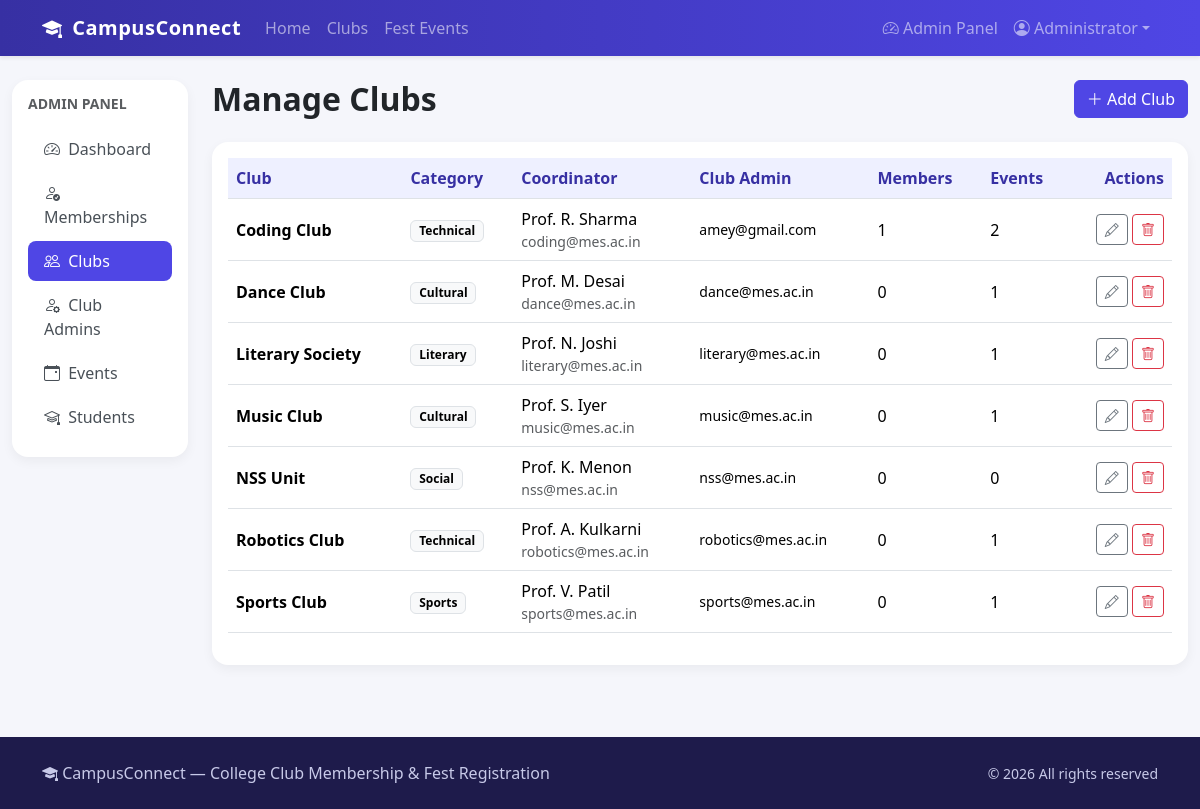
Page /admin/clubs (signed in) on the committed database.
### tables this page shows
CREATE TABLE "users" (
    id            INTEGER PRIMARY KEY AUTOINCREMENT,
    name          TEXT    NOT NULL,
    email         TEXT    NOT NULL UNIQUE,
    password_hash TEXT    NOT NULL,
    roll_no       TEXT,
    department    TEXT,
    year          TEXT,
    phone         TEXT,
    role          TEXT    NOT NULL DEFAULT 'student' CHECK (role IN ('student', 'admin', 'club_admin')),
    club_id       INTEGER REFERENCES clubs(id) ON DELETE CASCADE,    created_at    TEXT    NOT NULL DEFAULT CURRENT_TIMESTAMP
);

CREATE TABLE clubs (
    id            INTEGER PRIMARY KEY AUTOINCREMENT,
    name          TEXT    NOT NULL UNIQUE,
    category      TEXT    NOT NULL,
    description   TEXT    NOT NULL,
    coordinator   TEXT,
    contact_email TEXT,
    created_at    TEXT    NOT NULL DEFAULT CURRENT_TIMESTAMP
);

### app.py (the view)
@app.route("/admin/clubs")
@admin_required
def admin_clubs():
    rows = get_db().execute(
        """SELECT c.*,
                  (SELECT COUNT(*) FROM memberships m WHERE m.club_id = c.id AND m.status = 'approved') AS member_count,
                  (SELECT COUNT(*) FROM events e WHERE e.club_id = c.id) AS event_count,
                  (SELECT GROUP_CONCAT(u.email, ', ') FROM users u
                   WHERE u.club_id = c.id AND u.role = 'club_admin') AS admin_emails
           FROM clubs c ORDER BY c.name"""
    ).fetchall()
    return render_template("admin/clubs.html", clubs=rows)

### app.py (called while the page is built)
def get_db():
    if "db" not in g:
        g.db = sqlite3.connect(DATABASE)
        g.db.row_factory = sqlite3.Row
        g.db.execute("PRAGMA foreign_keys = ON")
    return g.db

@app.before_request
def load_user():
    user_id = session.get("user_id")
    g.user = None
    g.club = None
    if user_id is not None:
        db = get_db()
        g.user = db.execute("SELECT * FROM users WHERE id = ?", (user_id,)).fetchone()
        if g.user is not None and g.user["role"] == "club_admin":
            g.club = db.execute("SELECT * FROM clubs WHERE id = ?", (g.user["club_id"],)).fetchone()

def current_portal():
    user = g.get("user")
    return "club_admin" if user is not None and user["role"] == "club_admin" else "admin"

@app.context_processor
def inject_globals():
    return {
        "user": g.get("user"),
        "my_club": g.get("club"),
        "portal": current_portal(),
        "category_icons": CATEGORY_ICONS,
        "today": date.today().isoformat(),
    }

def login_required(view):
    @wraps(view)
    def wrapped(*args, **kwargs):
        if g.user is None:
            flash("Please log in to continue.", "warning")
            return redirect(url_for("login", next=request.path))
        return view(*args, **kwargs)
    return wrapped

def admin_required(view):
    @wraps(view)
    @login_required
    def wrapped(*args, **kwargs):
        if g.user["role"] != "admin":
            abort(403)
        return view(*args, **kwargs)
    return wrapped

### templates/admin/clubs.html (shortened to what this page needs)
{% extends "admin/layout.html" %}
{% block admin_content %}
<div class="d-flex justify-content-between align-items-center mb-4">
    <h2 class="fw-bold mb-0">Manage Clubs</h2>
    <a href="{{ url_for('admin_club_form') }}" class="btn btn-brand"><i class="bi bi-plus-lg"></i> Add Club</a>
</div>
<div class="card hover-card">
    <div class="card-body table-responsive">
        <table class="table align-middle">
            <thead><tr><th>Club</th><th>Category</th><th>Coordinator</th><th>Club Admin</th><th>Members</th><th>Events</th><th class="text-end">Actions</th></tr></thead>
            <tbody>
            {% for c in clubs %}
                <tr>
                    <td><a href="{{ url_for('club_detail', club_id=c.id) }}" class="fw-semibold text-decoration-none text-reset">{{ c.name }}</a></td>
                    <td><span class="badge text-bg-light border">{{ c.category }}</span></td>
                    <td>{{ c.coordinator or '-' }}<div class="small text-muted">{{ c.contact_email or '' }}</div></td>
                    <td class="small">
                        {% if c.admin_emails %}{{ c.admin_emails }}
                        {% else %}<a href="{{ url_for('admin_club_admins', club_id=c.id) }}" class="text-brand">+ Add admin</a>{% endif %}
                    </td>
                    <td>{{ c.member_count }}</td>
                    <td>{{ c.event_count }}</td>
                    <td class="text-end text-nowrap">
                        <a href="{{ url_for('admin_club_form', club_id=c.id) }}" class="btn btn-sm btn-outline-secondary"><i class="bi bi-pencil"></i></a>
                        <form method="post" action="{{ url_for('admin_delete_club', club_id=c.id) }}" class="d-inline"
                              data-confirm="Delete {{ c.name }}? All its memberships will also be removed.">
                            <button class="btn btn-sm btn-outline-danger"><i class="bi bi-trash"></i></button>
                        </form>
                    </td>
                </tr>
            {% else %}
                <tr><td colspan="7" class="text-center text-muted py-4">No clubs yet</td></tr>
            {% endfor %}
            </tbody>
        </table>
    </div>
</div>
{% endblock %}

### templates/base.html (shortened to what this page needs)
<!doctype html>
<html lang="en">
<head>
    <link href="https://cdn.jsdelivr.net/npm/bootstrap@5.3.3/dist/css/bootstrap.min.css" rel="stylesheet">
    <link href="https://cdn.jsdelivr.net/npm/bootstrap-icons@1.11.3/font/bootstrap-icons.min.css" rel="stylesheet">
    <link href="{{ url_for('static', filename='css/style.css') }}" rel="stylesheet">
</head>
<body class="d-flex flex-column min-vh-100">
<nav class="navbar navbar-expand-lg navbar-dark bg-brand shadow-sm sticky-top">
    <div class="container">
        <a class="navbar-brand" href="{{ url_for('index') }}"><i class="bi bi-mortarboard-fill me-1"></i> CampusConnect</a>
        <div class="collapse navbar-collapse" id="mainNav">
            <ul class="navbar-nav me-auto">
                <li class="nav-item"><a class="nav-link {% if request.endpoint == 'index' %}active{% endif %}" href="{{ url_for('index') }}">Home</a></li>
                <li class="nav-item"><a class="nav-link {% if request.endpoint in ['clubs', 'club_detail'] %}active{% endif %}" href="{{ url_for('clubs') }}">Clubs</a></li>
                <li class="nav-item"><a class="nav-link {% if request.endpoint in ['events', 'event_detail'] %}active{% endif %}" href="{{ url_for('events') }}">Fest Events</a></li>
            </ul>
            <ul class="navbar-nav">
                {% if user %}
                    {% if user.role == 'admin' %}
                        <li class="nav-item"><a class="nav-link" href="{{ url_for('admin_dashboard') }}"><i class="bi bi-speedometer2"></i> Admin Panel</a></li>
                    {% elif user.role == 'club_admin' %}
                        <li class="nav-item"><a class="nav-link" href="{{ url_for('club_admin_dashboard') }}"><i class="bi bi-speedometer2"></i> Club Portal</a></li>
                    {% else %}
                        <li class="nav-item"><a class="nav-link" href="{{ url_for('dashboard') }}"><i class="bi bi-grid"></i> My Dashboard</a></li>
                    {% endif %}
                    <li class="nav-item dropdown">
                        <a class="nav-link dropdown-toggle" href="#" data-bs-toggle="dropdown"><i class="bi bi-person-circle"></i> {{ user.name.split()[0] }}</a>
                    </li>
                {% else %}
                    <li class="nav-item"><a class="nav-link" href="{{ url_for('login') }}">Login</a></li>
                    <li class="nav-item"><a class="btn btn-light btn-sm ms-lg-2 mt-1" href="{{ url_for('register') }}">Register</a></li>
                {% endif %}
            </ul>
        </div>
    </div>
</nav>
<main class="flex-grow-1">
    {% block content %}{% endblock %}
</main>
<footer class="py-4 mt-5">
    <div class="container d-flex flex-column flex-md-row justify-content-between align-items-center gap-2">
        <span><i class="bi bi-mortarboard-fill"></i> CampusConnect &mdash; College Club Membership &amp; Fest Registration</span>
        <span class="small">&copy; 2026 All rights reserved</span>
    </div>
</footer>
</body>
</html>

### static/css/style.css (style rules this page uses)
:root { --brand: #4f46e5; --brand-dark: #3730a3; --accent: #ec4899; }
body { background: #f5f6fb; font-family: "Segoe UI", system-ui, -apple-system, sans-serif; }
.navbar-brand { font-weight: 700; letter-spacing: .5px; }
.bg-brand { background: linear-gradient(90deg, var(--brand-dark), var(--brand)); }
.btn-brand { background: var(--brand); border-color: var(--brand); color: #fff; }
.hover-card { border: 0; border-radius: 1rem; transition: transform .2s ease, box-shadow .2s ease; box-shadow: 0 4px 12px rgba(0, 0, 0, .05); }
.table thead th { background: #eef0ff; color: var(--brand-dark); font-weight: 600; white-space: nowrap; }
footer { background: #1e1b4b; color: #c7c9e8; }

### rows in the picture
users: name "Administrator"
clubs: name "Coding Club", category "Technical", coordinator "Prof. R. Sharma", contact_email "coding@mes.ac.in", admin_emails "amey@gmail.com", member_count "1", event_count "2"
clubs: name "Dance Club", category "Cultural", coordinator "Prof. M. Desai", contact_email "dance@mes.ac.in", admin_emails "dance@mes.ac.in", member_count "0", event_count "1"
clubs: name "Literary Society", category "Literary", coordinator "Prof. N. Joshi", contact_email "literary@mes.ac.in", admin_emails "literary@mes.ac.in", member_count "0", event_count "1"
clubs: name "Music Club", category "Cultural", coordinator "Prof. S. Iyer", contact_email "music@mes.ac.in", admin_emails "music@mes.ac.in", member_count "0", event_count "1"
clubs: name "NSS Unit", category "Social", coordinator "Prof. K. Menon", contact_email "nss@mes.ac.in", admin_emails "nss@mes.ac.in", member_count "0", event_count "0"
clubs: name "Robotics Club", category "Technical", coordinator "Prof. A. Kulkarni", contact_email "robotics@mes.ac.in", admin_emails "robotics@mes.ac.in", member_count "0", event_count "1"
clubs: name "Sports Club", category "Sports", coordinator "Prof. V. Patil", contact_email "sports@mes.ac.in", admin_emails "sports@mes.ac.in", member_count "0", event_count "1"

### other values in the picture
{{ label }} "Dashboard" "Memberships" "Clubs" "Club Admins" "Events" "Students"
